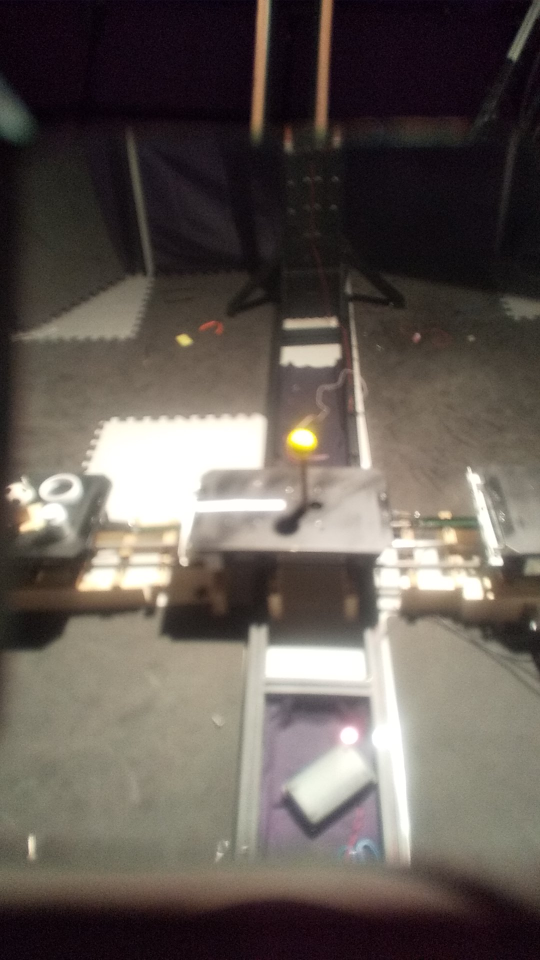
#> input picture 1008/jpg/VeggieCamera_crops_picture_20201008_195720.jpg, 1080 x 1920 px, given in place of VeggieCamera_crops_picture_20201008_194154.jpg, which was not available (shown at 1/2 size)
$ python imgPOVcreator_ybox.py 1008/jpg
#> lines starting #> are read from the running program, lines starting #| are printed output that depends on the picture; pictures that were not available may be replaced by others from this repository, and a replacement may not be noted
import os, sys
import numpy as np
from PIL import Image, ImageDraw


ddir = ''
if len(sys.argv) == 2:
	ddir = sys.argv[-1]
else:
	print("err: python3 imgPOVcreator.py")


def cropper(orig_1920_1080):
	t = np.flip(np.asarray(orig_1920_1080),axis=0)
	return t[400:1400, :,:]
#        img = cropper(mpimg.imread(_ph_img_jpgs_[index]))
#        img1920 = np.flip(np.asarray(Image.open("20201006_000133.jpg"), dtype=np.int16),axis=0)

povDir = os.path.join(ddir, "jpgPov_ybox")
jpgDir = os.path.join(ddir, "jpg")
idsfna = os.path.join(ddir, "id.txt")
ids = open(idsfna, "r").readlines()
#> (reads 1008/id.txt from the repository)
ids = [z.split(".")[0].split("e_")[1] for z in ids]
imgDir = [os.path.join(jpgDir, "VeggieCamera_crops_picture_" + z + ".jpg") for z in ids]
imgOut = [os.path.join(povDir, "VeggieCamera_crops_picture_" + z + ".jpg") for z in ids]
print(ids, imgDir)
if not os.path.isdir(povDir):
	try:
		os.mkdir(povDir)
	except:
		print("error while making folder:", povDir)
		sys.exit()


for i in range(len(ids)):
	a = cropper(Image.open(imgDir[i]))
#> in cropper, `t = np.flip(np.asarray(orig_1920_1080),axis=0)`:
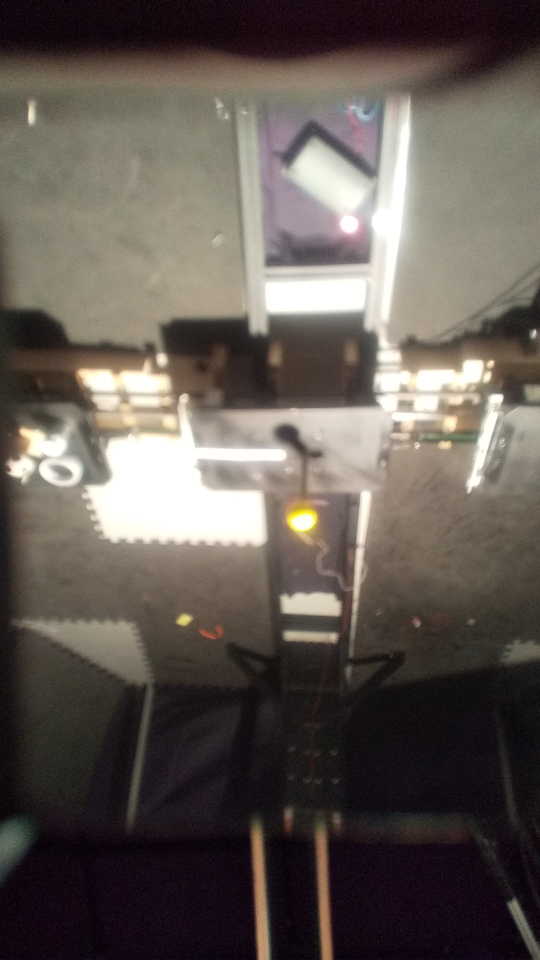
#> t: shape (1920, 1080, 3) (shown at 1/2 size); mean R, G, B 98.5, 90.2, 84.1
#> in cropper, `return t[400:1400, :,:]`:
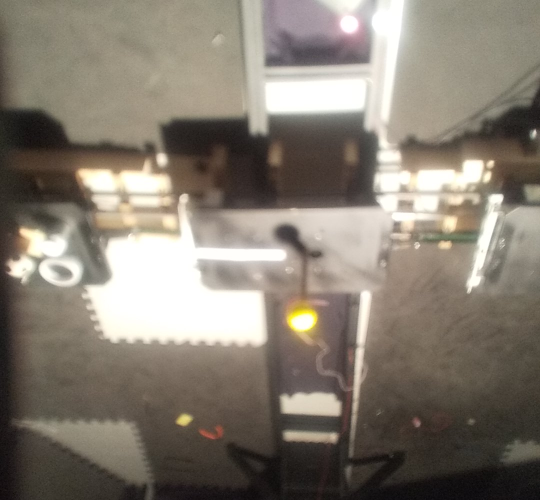
#> returned value: shape (1000, 1080, 3) (shown at 1/2 size); mean of channels 0, 1, 2 133.4, 125, 113.7; drawn as R, G, B
	image = Image.fromarray(a)
	draw = ImageDraw.Draw(image)
	draw.rectangle((490, 500, 490+50, 500+170), outline=(255, 255, 0), width=3)
	draw.rectangle((390, 500, 390+50, 500+170), outline=(255, 255, 0), width=3)
	draw.rectangle((180, 500, 180+50, 500+170), outline=(255, 255, 0), width=3)
	draw.rectangle((0, 585, 1000, 585), outline=(0, 255, 0), width=3)
	image.save(imgOut[i])
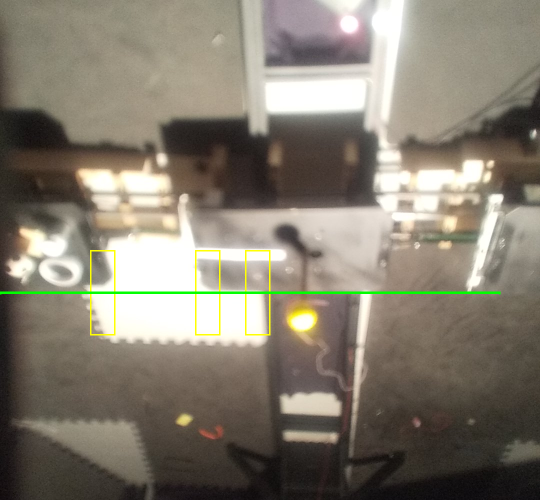
#> saved as VeggieCamera_crops_picture_20201008_194154.jpg: PIL image 1080x1000 RGB (shown at 1/2 size); mean R, G, B 132.7, 125.5, 112.2
	print(i, imgOut[i])
#> pass 2 of the loop `for i in range(len(ids)):`:
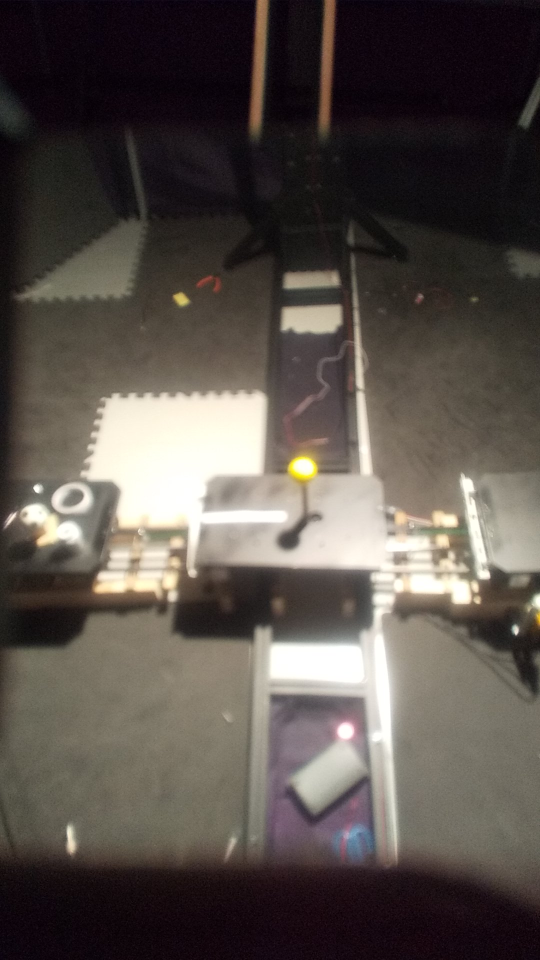
#> input picture 1008/jpg/VeggieCamera_crops_picture_20201008_200244.jpg, 1080 x 1920 px, given in place of VeggieCamera_crops_picture_20201008_194318.jpg, which was not available (shown at 1/2 size)
#> in cropper (call 2), `t = np.flip(np.asarray(orig_1920_1080),axis=0)`:
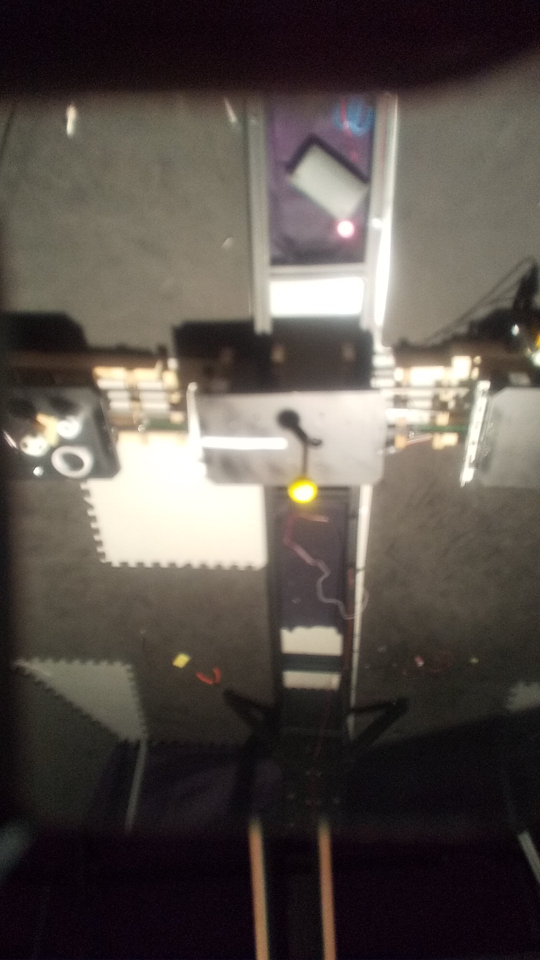
#> t: shape (1920, 1080, 3) (shown at 1/2 size); mean R, G, B 88.4, 80.8, 75.2
#> `image.save(imgOut[i])`:
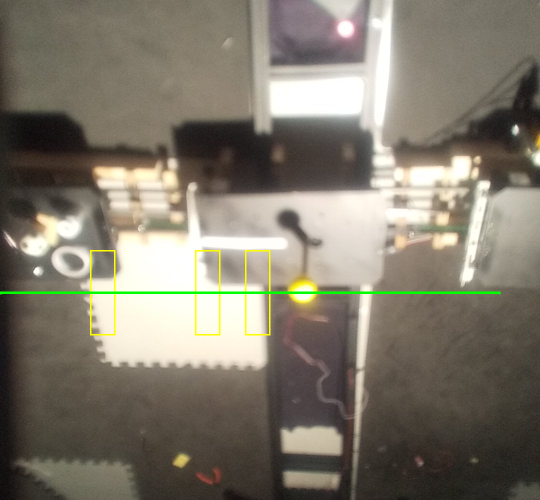
#> saved as VeggieCamera_crops_picture_20201008_194318.jpg: PIL image 1080x1000 RGB (shown at 1/2 size); mean R, G, B 128.4, 121.9, 108.5
#> (the run stopped early here; a loop or call above may not have finished)
